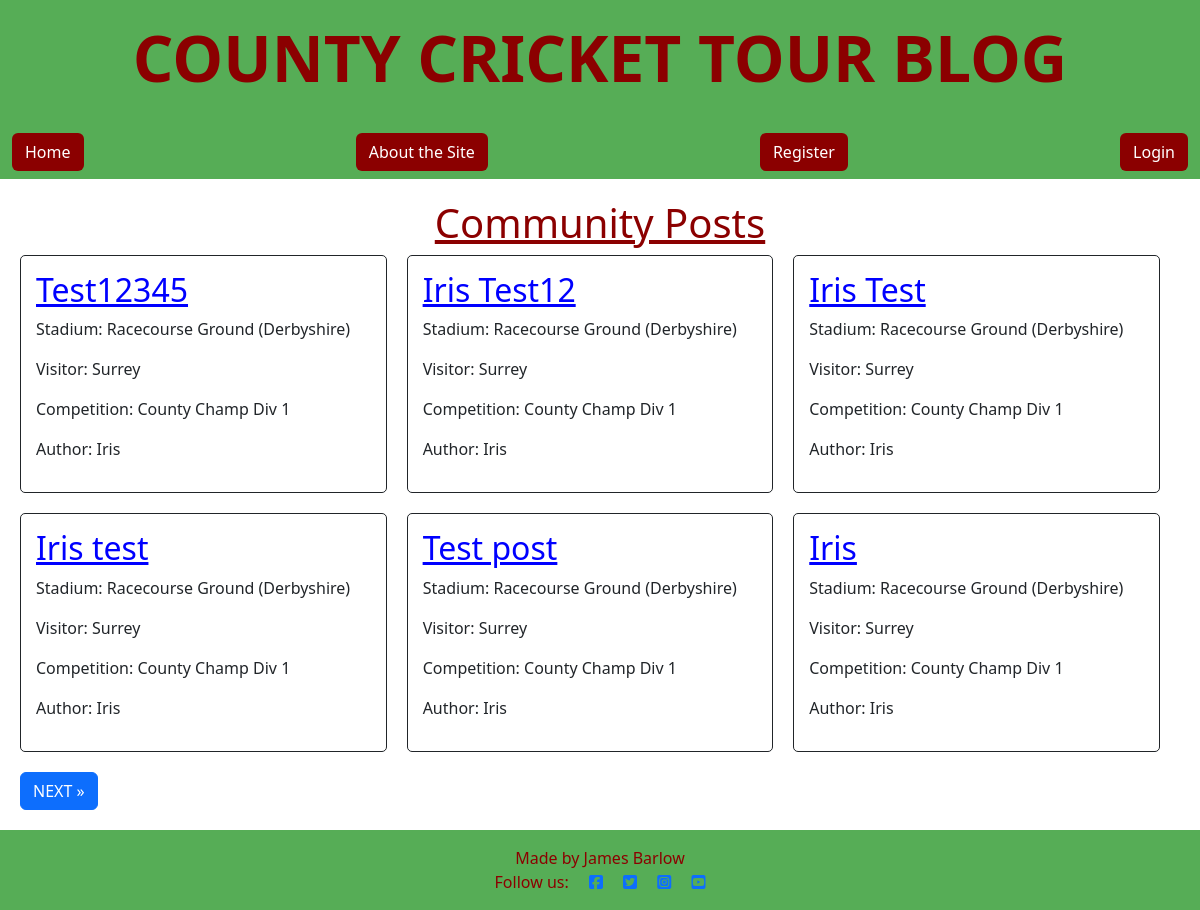
/, run on an earlier commit of the app's database.
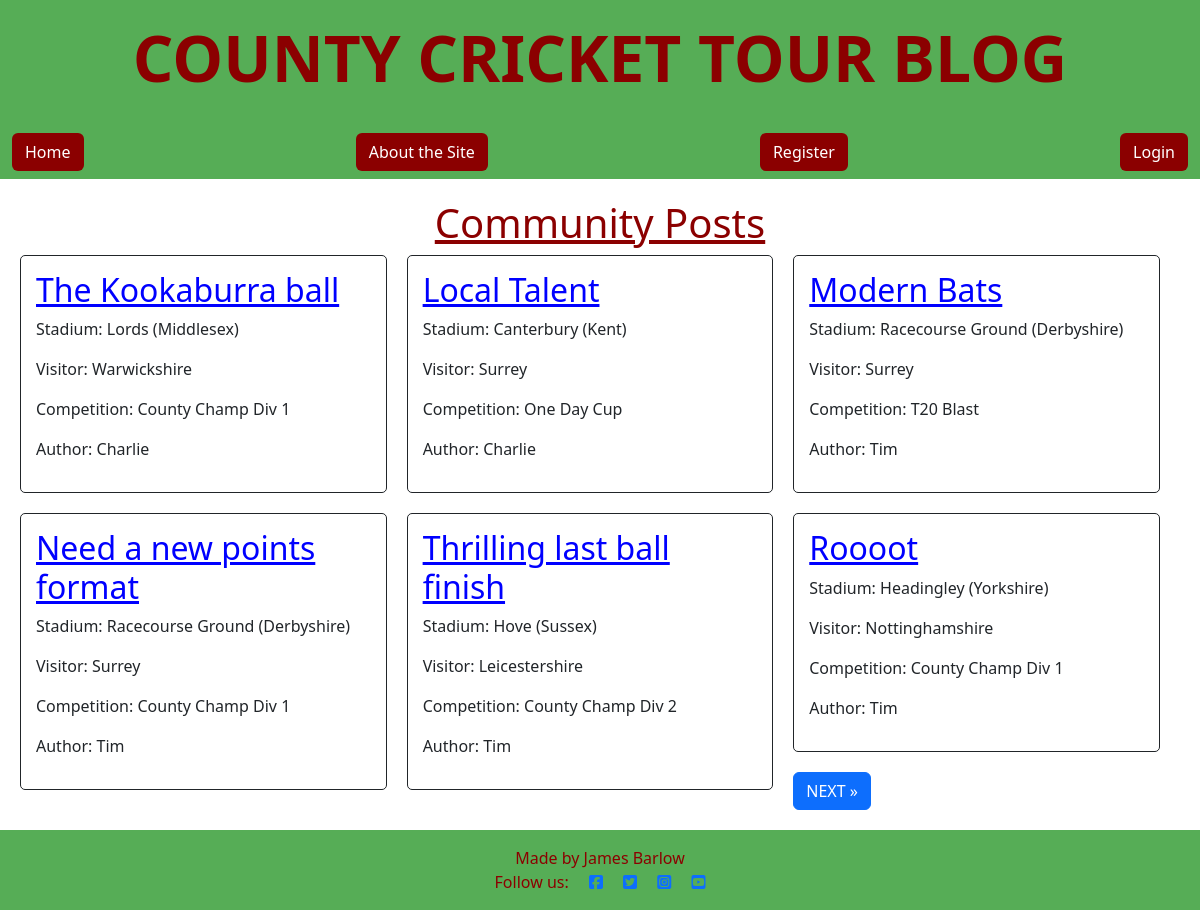
And on a later commit of the database.
### blog/models.py (models this page shows, shortened)
class Post(models.Model):
    title = models.CharField(max_length=200, unique=True)
    slug = AutoSlugField(populate_from='title', unique=True)
    author = models.ForeignKey(
        User, on_delete=models.CASCADE, related_name="blog_posts"
    )
    stadium = models.CharField(
        max_length=50,
        choices=STADIUM_CHOICES,
        default='Lords'
    )
    visitor = models.CharField(
        max_length=50,
        choices=VISITORS_CHOICES,
        default='Surrey'
    )
    competition = models.CharField(
        max_length=20,
        choices=COMPETITION_CHOICES,
        default='County Champ Div 1'
    )
    content = models.TextField()
    created_on = models.DateTimeField(auto_now_add=True)

### blog/views.py (the view)
# urls.py: path('', views.PostList.as_view(), name='home'),
class PostList(generic.ListView):
    queryset = Post.objects.order_by('-created_on')
    template_name = "blog/index.html"
    paginate_by = 6

### blog/templates/blog/index.html (shortened to what this page needs)
{% extends "base.html" %}
{% block content %}
<div class="index">
    <h1 class="page-title">Community Posts</h1>
    {% for post in object_list %}
    <div class="card post">
        <h2>
            <a href="{% url 'post_detail' post.slug %}" class="post-title">{{post.title}}</a>
        </h2>
        <p>Stadium: {{post.stadium}}</p>
        <p>Visitor: {{post.visitor}}</p>
        <p>Competition: {{post.competition}}</p>
        <p>Author: {{post.author}}</p>
    </div>
    {% endfor %}
    {% if page_obj.has_next %}
    <a href="?page={{ page_obj.next_page_number }}" class="btn btn-primary n-p">NEXT &raquo;</a>
    {% endif %}
</div>
{% endblock %}

### templates/base.html (shortened to what this page needs)
{% load static %}
{% url 'home' as home_url %}
{% url 'account_login' as login_url %}
{% url 'account_signup' as signup_url %}
{% url 'account_logout' as logout_url %}
<!DOCTYPE html>
<html class="h-100" lang="en">
<head>
    <link href="https://cdn.jsdelivr.net/npm/bootstrap@5.3.3/dist/css/bootstrap.min.css" rel="stylesheet"
>
    <link rel="stylesheet" href="{% static 'css/style.css' %}">
</head>
<body class="d-flex flex-column h-100">
    <div class="title-banner">
        <h1 class="title">COUNTY CRICKET TOUR BLOG</h1>
    </div>
    <nav class="navbar navbar-expand-lg nav-bg">
        <div class="container-fluid">
            <a href="{% url 'home' %}" class="btn nav-btn">
                Home
            </a>
            <a href="{% url 'about' %}" class="btn nav-btn">
                About the Site
            </a>
            {% if user.is_authenticated %}
            <a href="{% url 'add_post' %}" class="btn nav-btn">New Post</a>
            <div class="user-msg">
	            <p>
                    You are logged in as {{ user }},
                    <a class="btn nav-btn{% if request.path == logout_url %}active{% endif %}" aria-current="page"
                        href="{% url 'account_logout' %}">
                        Logout
                    </a>
                </p>
            </div>
            {% else %}
	        <a class="btn nav-btn {% if request.path == signup_url %}active{% endif %}" aria-current="page"
		        href="{% url 'account_signup' %}">
                Register
            </a>
	        <a class="btn nav-btn {% if request.path == login_url %}active{% endif %}" aria-current="page"
                href="{% url 'account_login' %}">
                Login
            </a>
            {% endif %}
        </div>
    </nav>
    <main>
        {% block content %}{% endblock content %}
    </main>
    <footer class="footer mt-auto py-3 footer-bg">
        <div class="container">
            <p class="m-0 text-center footer-text">Made by James Barlow</p>
            <p class="m-0 text-center footer-text">Follow us:
                <a href="https://www.facebook.com/" target="_blank"><i class="fab fa-facebook-square ms-3"></i></a>
                <a href="https://www.twitter.com/" target="_blank"><i class="fab fa-twitter-square ms-3"></i></a>
                <a href="https://www.instagram.com/" target="_blank"><i class="fab fa-instagram-square ms-3"></i></a>
                <a href="https://www.youtube.com/" target="_blank"><i class="fab fa-youtube-square ms-3"></i></a>
            </p>
        </div>
    </footer>
</body>
</html>

### static/css/style.css (style rules this page uses)
.title { color: #8B0000; font-size: 4rem; font-weight: bold; }
.title-banner { background-color: #56ad56; padding: 20px; text-align: center; position: relative; top: 0; width: 100%; }
.page-title { color: #8B0000; text-align: center; text-decoration: underline; }
.post-title { color: blue; text-align: center; text-decoration: underline; }
.nav-bg { background-color: #56ad56; }
.nav-btn { color: white; background-color: #8B0000 }
.footer-bg { background-color: #56ad56; }
.footer-text { color: #8B0000; }
.index { padding: 20px; }
.card { border: 1px solid; background-color: transparent; border-radius: 5px; padding: 15px; }
.post { width: calc(33.33% - 20px); margin-right: 20px; margin-bottom: 20px; float: left; box-sizing: border-box; }

What changed in the data, as far as the page shows it:
removed Post: title "Test12345", stadium "Racecourse Ground (Derbyshire)", visitor "Surrey", competition "County Champ Div 1", author "Iris"
removed Post: title "Iris Test12", stadium "Racecourse Ground (Derbyshire)", visitor "Surrey", competition "County Champ Div 1", author "Iris"
removed Post: title "Iris Test", stadium "Racecourse Ground (Derbyshire)", visitor "Surrey", competition "County Champ Div 1", author "Iris"
removed Post: title "Iris test", stadium "Racecourse Ground (Derbyshire)", visitor "Surrey", competition "County Champ Div 1", author "Iris"
removed Post: title "Test post", stadium "Racecourse Ground (Derbyshire)", visitor "Surrey", competition "County Champ Div 1", author "Iris"
removed Post: title "Iris", stadium "Racecourse Ground (Derbyshire)", visitor "Surrey", competition "County Champ Div 1", author "Iris"
added Post: title "The Kookaburra ball", stadium "Lords (Middlesex)", visitor "Warwickshire", competition "County Champ Div 1", author "Charlie"
added Post: title "Local Talent", stadium "Canterbury (Kent)", visitor "Surrey", competition "One Day Cup", author "Charlie"
now on this page (row unchanged): Post: title "Modern Bats", stadium "Racecourse Ground (Derbyshire)", visitor "Surrey", competition "T20 Blast", author "Tim"
now on this page (row unchanged): Post: title "Need a new points format", stadium "Racecourse Ground (Derbyshire)", visitor "Surrey", competition "County Champ Div 1", author "Tim"
now on this page (row unchanged): Post: title "Thrilling last ball finish", stadium "Hove (Sussex)", visitor "Leicestershire", competition "County Champ Div 2", author "Tim"
now on this page (row unchanged): Post: title "Roooot", stadium "Headingley (Yorkshire)", visitor "Nottinghamshire", competition "County Champ Div 1", author "Tim"
